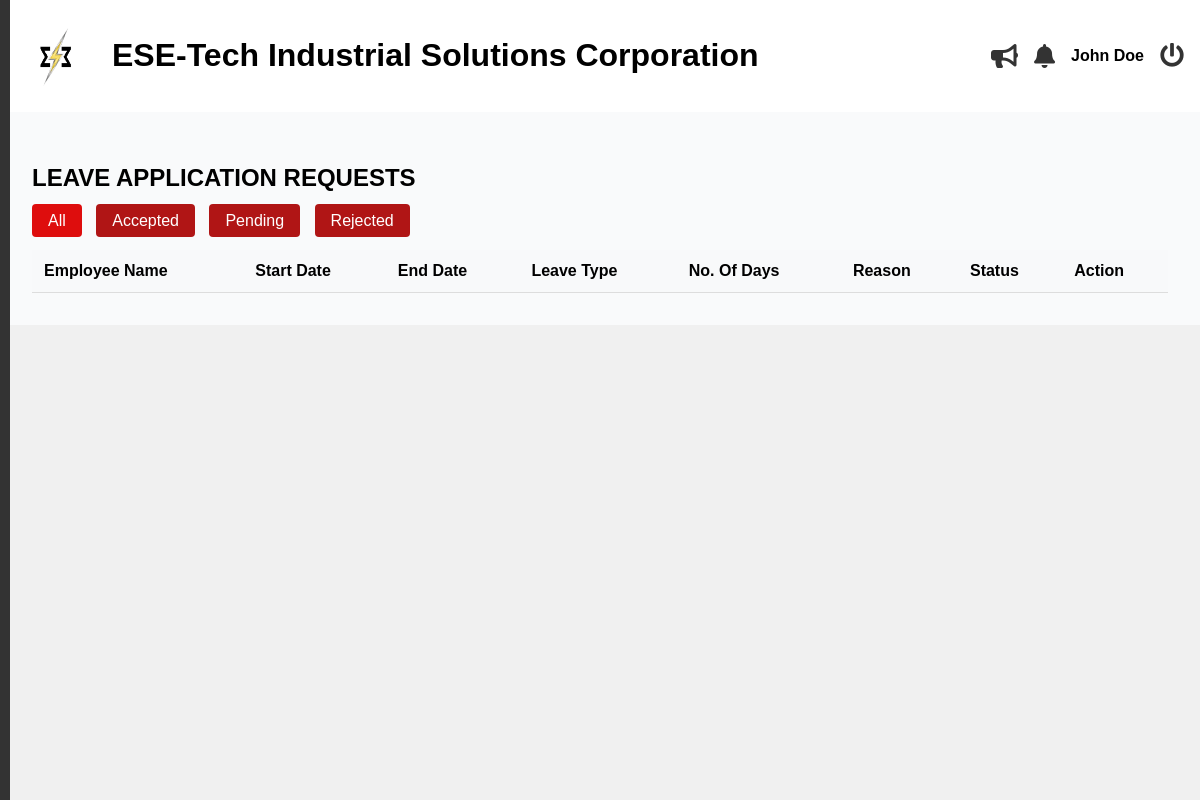
/admin/leave.php (signed in), run on an earlier commit of the app's database.
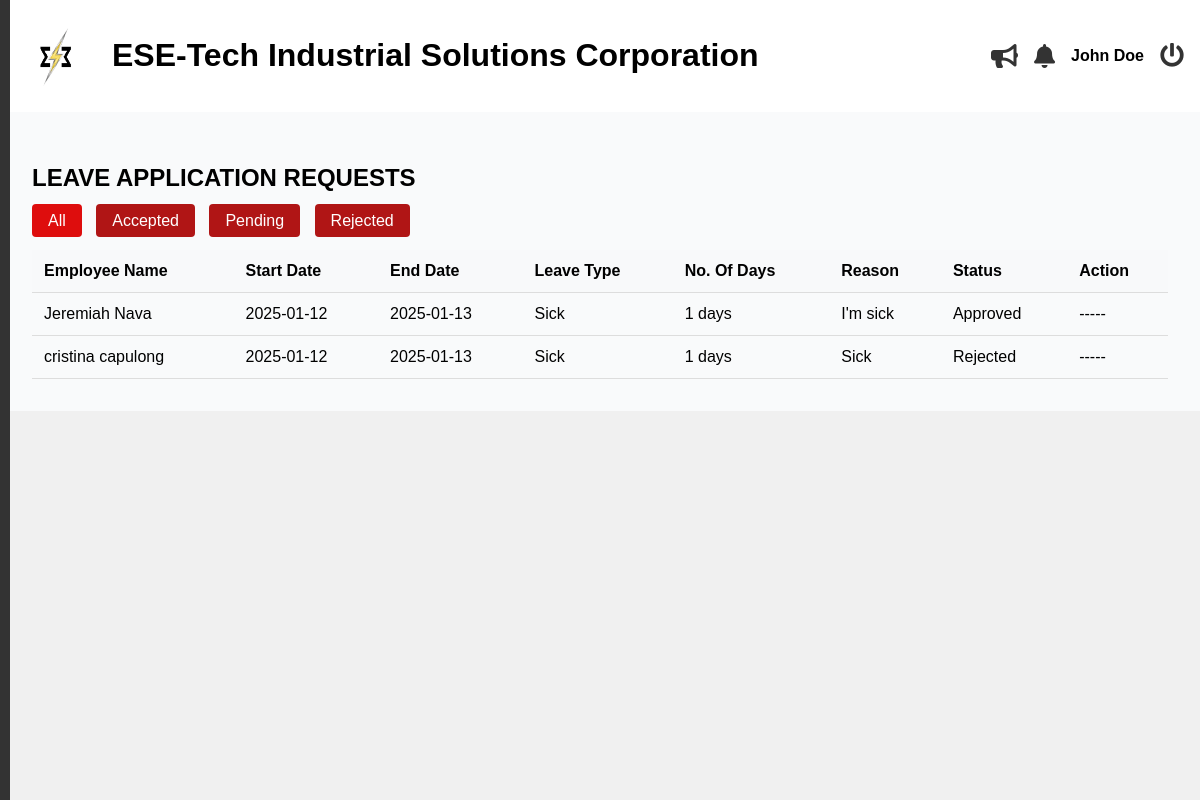
And on a later commit of the database.
### tables this page shows
CREATE TABLE `leave_applications` (
  `leave_id` int(11) NOT NULL,
  `employee_id` int(11) NOT NULL,
  `leave_type` enum('Sick','Vacation','Emergency','Other') NOT NULL,
  `start_date` date NOT NULL,
  `end_date` date NOT NULL,
  `reason` text DEFAULT NULL,
  `status` enum('Pending','Approved','Rejected') DEFAULT 'Pending'
);

### admin/leave.php (the view, shortened to what this page needs)
<?php
include('header.php');
$conn = mysqli_connect('localhost', 'root', '', 'esetech');
$status_filter = isset($_GET['status']) ? $_GET['status'] : 'all';
$sql = "
    SELECT
        leave_applications.*,
        CONCAT(employees.first_name, ' ', employees.last_name) AS employee_name
    FROM leave_applications
    JOIN employees
    ON leave_applications.employee_id = employees.employee_id";
$result = mysqli_query($conn, $sql);
?>
<?php include('includes/sideBar.php'); ?>
<link rel="stylesheet" href="https://cdn.datatables.net/1.13.5/css/jquery.dataTables.min.css" />
<main class="main-content">
    <section id="dashboard">
        <h2>LEAVE APPLICATION REQUESTS</h2>
        <div class="filter-buttons">
            <a href="?status=all" class="<?php echo $status_filter == 'all' ? 'active' : ''; ?>">All</a>
            <a href="?status=Approved" class="<?php echo $status_filter == 'Approved' ? 'active' : ''; ?>">Accepted</a>
            <a href="?status=Pending" class="<?php echo $status_filter == 'Pending' ? 'active' : ''; ?>">Pending</a>
            <a href="?status=Rejected" class="<?php echo $status_filter == 'Rejected' ? 'active' : ''; ?>">Rejected</a>
        </div>
        <table id="myTable" class="styled-table">
    <thead>
        <tr>
            <th>Employee Name</th>
            <th>Start Date</th>
            <th>End Date</th>
            <th>Leave Type</th>
            <th>No. Of Days</th>
            <th>Reason</th>
            <th>Status</th>
            <th>Action</th>
        </tr>
    </thead>
    <tbody>
        <?php while ($row = mysqli_fetch_assoc($result)) { ?>
            <tr>
                <td><?php echo htmlspecialchars($row['employee_name']); ?></td>
                <td><?php echo htmlspecialchars($row['start_date']); ?></td>
                <td><?php echo htmlspecialchars($row['end_date']); ?></td>
                <td><?php echo htmlspecialchars($row['leave_type']); ?></td>
                <td>
                    <?php
                    $startDate = new DateTime($row['start_date']);
                    $endDate = new DateTime($row['end_date']);
                    $interval = $startDate->diff($endDate);
                    $daysDifference = $interval->days;
                    echo htmlspecialchars($daysDifference) . ' days';
                    ?>
                </td>
                <td><?php echo htmlspecialchars($row['reason']); ?></td>
                <td><?php echo htmlspecialchars($row['status']); ?></td>
                <td>
                    <?php
                        if ($row['status'] == 'Pending') {
                            echo '<form action="./process_leave" method="POST">
                                    <input type="hidden" name="leave_id" value="' . $row['leave_id'] . '">
                                    <button type="submit" name="action" value="approve">
                                        Approve
                                    </button>
                                    <button type="submit" name="action" value="reject">
                                        Reject
                                    </button>
                                </form>';
                        } else {
                            echo '-----';
                        }
                    ?>
                </td>
            </tr>
        <?php } ?>
    </tbody>
</table>
    </section>
</main>
<?php
include('footer.php');
?>

What changed in the data, as far as the page shows it:
added leave_applications: employee_name "Jeremiah Nava", start_date "2025-01-12", end_date "2025-01-13", leave_type "Sick", daysDifference "1", reason "I'm sick", status "Approved"
added leave_applications: employee_name "cristina capulong", start_date "2025-01-12", end_date "2025-01-13", leave_type "Sick", daysDifference "1", reason "Sick", status "Rejected"
